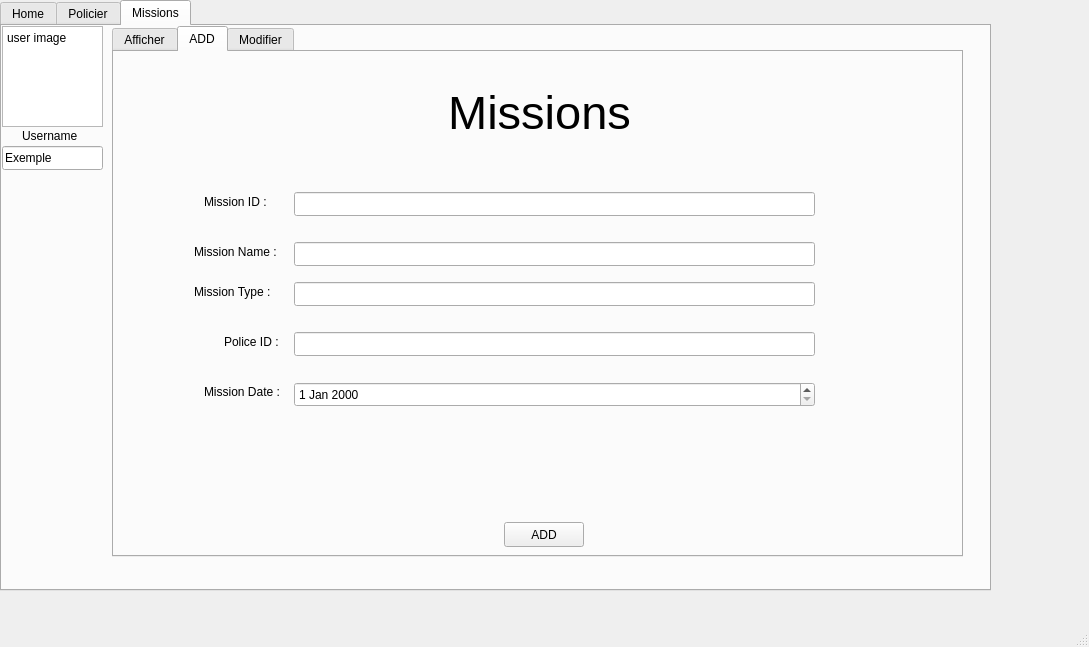
<?xml version="1.0" encoding="UTF-8"?>
<ui version="4.0">
 <class>MainWindow</class>
 <widget class="QMainWindow" name="MainWindow">
  <property name="geometry">
   <rect>
    <x>0</x>
    <y>0</y>
    <width>1089</width>
    <height>647</height>
   </rect>
  </property>
  <property name="windowTitle">
   <string>MainWindow</string>
  </property>
  <widget class="QWidget" name="centralwidget">
   <widget class="QTabWidget" name="tabWidget">
    <property name="geometry">
     <rect>
      <x>0</x>
      <y>0</y>
      <width>991</width>
      <height>591</height>
     </rect>
    </property>
    <property name="currentIndex">
     <number>2</number>
    </property>
    <widget class="QWidget" name="tab">
     <attribute name="title">
      <string>Home</string>
     </attribute>
     <widget class="QPushButton" name="pushButton_5">
      <property name="geometry">
       <rect>
        <x>370</x>
        <y>180</y>
        <width>191</width>
        <height>51</height>
       </rect>
      </property>
      <property name="styleSheet">
       <string notr="true">font: 20pt &quot;MS Shell Dlg 2&quot;;</string>
      </property>
      <property name="text">
       <string>Data Base</string>
      </property>
     </widget>
     <widget class="QPushButton" name="pushButton_6">
      <property name="geometry">
       <rect>
        <x>370</x>
        <y>120</y>
        <width>191</width>
        <height>51</height>
       </rect>
      </property>
      <property name="styleSheet">
       <string notr="true">font: 20pt &quot;MS Shell Dlg 2&quot;;</string>
      </property>
      <property name="text">
       <string>Options</string>
      </property>
     </widget>
     <widget class="QPushButton" name="pushButton_7">
      <property name="geometry">
       <rect>
        <x>370</x>
        <y>240</y>
        <width>191</width>
        <height>51</height>
       </rect>
      </property>
      <property name="styleSheet">
       <string notr="true">font: 20pt &quot;MS Shell Dlg 2&quot;;
background-color: rgb(255, 0, 0);</string>
      </property>
      <property name="text">
       <string>Quit</string>
      </property>
     </widget>
    </widget>
    <widget class="QWidget" name="tab_2">
     <attribute name="title">
      <string>Policier</string>
     </attribute>
     <widget class="QPlainTextEdit" name="plainTextEdit">
      <property name="geometry">
       <rect>
        <x>0</x>
        <y>0</y>
        <width>101</width>
        <height>101</height>
       </rect>
      </property>
      <property name="plainText">
       <string>user image</string>
      </property>
     </widget>
     <widget class="QLineEdit" name="lineEdit">
      <property name="geometry">
       <rect>
        <x>0</x>
        <y>120</y>
        <width>101</width>
        <height>24</height>
       </rect>
      </property>
      <property name="text">
       <string>Exemple</string>
      </property>
     </widget>
     <widget class="QLabel" name="label">
      <property name="geometry">
       <rect>
        <x>20</x>
        <y>100</y>
        <width>61</width>
        <height>20</height>
       </rect>
      </property>
      <property name="text">
       <string>Username</string>
      </property>
     </widget>
     <widget class="QTabWidget" name="tabWidget_2">
      <property name="geometry">
       <rect>
        <x>110</x>
        <y>0</y>
        <width>851</width>
        <height>531</height>
       </rect>
      </property>
      <property name="whatsThis">
       <string>&lt;html&gt;&lt;head/&gt;&lt;body&gt;&lt;p&gt;ADD&lt;/p&gt;&lt;/body&gt;&lt;/html&gt;</string>
      </property>
      <property name="currentIndex">
       <number>0</number>
      </property>
      <widget class="QWidget" name="tab_14">
       <attribute name="title">
        <string>Afficher</string>
       </attribute>
       <widget class="QLabel" name="label_3">
        <property name="geometry">
         <rect>
          <x>350</x>
          <y>-20</y>
          <width>211</width>
          <height>101</height>
         </rect>
        </property>
        <property name="font">
         <font>
          <pointsize>35</pointsize>
         </font>
        </property>
        <property name="lineWidth">
         <number>5</number>
        </property>
        <property name="text">
         <string>Police</string>
        </property>
        <property name="textFormat">
         <enum>Qt::PlainText</enum>
        </property>
        <property name="alignment">
         <set>Qt::AlignCenter</set>
        </property>
       </widget>
       <widget class="QPushButton" name="pb_policetaketoadd">
        <property name="geometry">
         <rect>
          <x>620</x>
          <y>10</y>
          <width>80</width>
          <height>25</height>
         </rect>
        </property>
        <property name="text">
         <string>ADD</string>
        </property>
       </widget>
       <widget class="QTableView" name="tableViewpolice">
        <property name="geometry">
         <rect>
          <x>10</x>
          <y>150</y>
          <width>461</width>
          <height>331</height>
         </rect>
        </property>
       </widget>
       <widget class="QPushButton" name="pb_policesupprimer">
        <property name="geometry">
         <rect>
          <x>760</x>
          <y>240</y>
          <width>80</width>
          <height>25</height>
         </rect>
        </property>
        <property name="text">
         <string>Supprimer</string>
        </property>
       </widget>
       <widget class="QPushButton" name="pb_policetaketomodifier">
        <property name="geometry">
         <rect>
          <x>760</x>
          <y>380</y>
          <width>80</width>
          <height>25</height>
         </rect>
        </property>
        <property name="text">
         <string>Modifier</string>
        </property>
       </widget>
       <widget class="QWidget" name="layoutWidget">
        <property name="geometry">
         <rect>
          <x>480</x>
          <y>150</y>
          <width>61</width>
          <height>331</height>
         </rect>
        </property>
        <layout class="QVBoxLayout" name="verticalLayout_5">
         <item>
          <widget class="QLabel" name="label_18">
           <property name="text">
            <string>Nom :</string>
           </property>
          </widget>
         </item>
         <item>
          <widget class="QLabel" name="label_14">
           <property name="text">
            <string>Prenom :</string>
           </property>
          </widget>
         </item>
         <item>
          <widget class="QLabel" name="label_15">
           <property name="text">
            <string>Rank :</string>
           </property>
          </widget>
         </item>
         <item>
          <widget class="QLabel" name="label_16">
           <property name="text">
            <string>Police ID :</string>
           </property>
          </widget>
         </item>
         <item>
          <widget class="QLabel" name="label_17">
           <property name="text">
            <string>Chef ID :</string>
           </property>
          </widget>
         </item>
        </layout>
       </widget>
       <widget class="QWidget" name="layoutWidget">
        <property name="geometry">
         <rect>
          <x>480</x>
          <y>160</y>
          <width>271</width>
          <height>361</height>
         </rect>
        </property>
        <layout class="QVBoxLayout" name="verticalLayout_4">
         <item>
          <widget class="QLineEdit" name="le_nompoliceafficher">
           <property name="text">
            <string/>
           </property>
          </widget>
         </item>
         <item>
          <widget class="QLineEdit" name="le_prenompoliceafficher">
           <property name="text">
            <string/>
           </property>
          </widget>
         </item>
         <item>
          <widget class="QLineEdit" name="le_gradeafficher">
           <property name="text">
            <string/>
           </property>
          </widget>
         </item>
         <item>
          <widget class="QLineEdit" name="le_policeidafficher">
           <property name="text">
            <string/>
           </property>
          </widget>
         </item>
         <item>
          <widget class="QLineEdit" name="le_chefidafficher">
           <property name="text">
            <string/>
           </property>
          </widget>
         </item>
        </layout>
       </widget>
       <widget class="QLineEdit" name="le_searchplice">
        <property name="geometry">
         <rect>
          <x>10</x>
          <y>100</y>
          <width>461</width>
          <height>24</height>
         </rect>
        </property>
       </widget>
       <widget class="QWidget" name="layoutWidget">
        <property name="geometry">
         <rect>
          <x>480</x>
          <y>100</y>
          <width>351</width>
          <height>24</height>
         </rect>
        </property>
        <layout class="QHBoxLayout" name="horizontalLayout">
         <item>
          <widget class="QRadioButton" name="rb_searchpoliceparid">
           <property name="text">
            <string>PAR ID</string>
           </property>
          </widget>
         </item>
         <item>
          <widget class="QRadioButton" name="rb_searchpoliceparnom">
           <property name="text">
            <string>PAR NOM</string>
           </property>
          </widget>
         </item>
         <item>
          <widget class="QRadioButton" name="rb_searchpoliceparprenom">
           <property name="text">
            <string>PAR PRENOM</string>
           </property>
          </widget>
         </item>
        </layout>
       </widget>
      </widget>
      <widget class="QWidget" name="tab_12">
       <attribute name="title">
        <string>ADD</string>
       </attribute>
       <widget class="QLineEdit" name="le_grade">
        <property name="geometry">
         <rect>
          <x>170</x>
          <y>160</y>
          <width>551</width>
          <height>24</height>
         </rect>
        </property>
        <property name="text">
         <string/>
        </property>
       </widget>
       <widget class="QLineEdit" name="le_policeid">
        <property name="geometry">
         <rect>
          <x>170</x>
          <y>200</y>
          <width>551</width>
          <height>24</height>
         </rect>
        </property>
        <property name="text">
         <string/>
        </property>
       </widget>
       <widget class="QLineEdit" name="le_prenompolice">
        <property name="geometry">
         <rect>
          <x>170</x>
          <y>240</y>
          <width>551</width>
          <height>24</height>
         </rect>
        </property>
        <property name="text">
         <string/>
        </property>
       </widget>
       <widget class="QLineEdit" name="le_nompolice">
        <property name="geometry">
         <rect>
          <x>170</x>
          <y>280</y>
          <width>551</width>
          <height>24</height>
         </rect>
        </property>
        <property name="text">
         <string/>
        </property>
       </widget>
       <widget class="QLineEdit" name="le_chefid">
        <property name="geometry">
         <rect>
          <x>170</x>
          <y>320</y>
          <width>551</width>
          <height>24</height>
         </rect>
        </property>
        <property name="text">
         <string/>
        </property>
       </widget>
       <widget class="QLabel" name="label_5">
        <property name="geometry">
         <rect>
          <x>320</x>
          <y>10</y>
          <width>211</width>
          <height>101</height>
         </rect>
        </property>
        <property name="font">
         <font>
          <pointsize>35</pointsize>
         </font>
        </property>
        <property name="lineWidth">
         <number>5</number>
        </property>
        <property name="text">
         <string>Police</string>
        </property>
        <property name="textFormat">
         <enum>Qt::PlainText</enum>
        </property>
        <property name="alignment">
         <set>Qt::AlignCenter</set>
        </property>
       </widget>
       <widget class="QPushButton" name="pb_addpolice">
        <property name="geometry">
         <rect>
          <x>390</x>
          <y>460</y>
          <width>80</width>
          <height>25</height>
         </rect>
        </property>
        <property name="text">
         <string>ADD</string>
        </property>
       </widget>
       <widget class="QLabel" name="label_6">
        <property name="geometry">
         <rect>
          <x>110</x>
          <y>160</y>
          <width>41</width>
          <height>16</height>
         </rect>
        </property>
        <property name="text">
         <string>Rank :</string>
        </property>
       </widget>
       <widget class="QLabel" name="label_7">
        <property name="geometry">
         <rect>
          <x>110</x>
          <y>200</y>
          <width>61</width>
          <height>16</height>
         </rect>
        </property>
        <property name="text">
         <string>Police ID :</string>
        </property>
       </widget>
       <widget class="QLabel" name="label_11">
        <property name="geometry">
         <rect>
          <x>110</x>
          <y>320</y>
          <width>61</width>
          <height>16</height>
         </rect>
        </property>
        <property name="text">
         <string>Chef ID :</string>
        </property>
       </widget>
       <widget class="QLabel" name="label_12">
        <property name="geometry">
         <rect>
          <x>110</x>
          <y>280</y>
          <width>41</width>
          <height>16</height>
         </rect>
        </property>
        <property name="text">
         <string>Nom :</string>
        </property>
       </widget>
       <widget class="QLabel" name="label_13">
        <property name="geometry">
         <rect>
          <x>110</x>
          <y>240</y>
          <width>61</width>
          <height>16</height>
         </rect>
        </property>
        <property name="text">
         <string>Prenom :</string>
        </property>
       </widget>
      </widget>
      <widget class="QWidget" name="tab_13">
       <attribute name="title">
        <string>Modifier</string>
       </attribute>
       <widget class="QPushButton" name="pb_modifiepolice">
        <property name="geometry">
         <rect>
          <x>390</x>
          <y>470</y>
          <width>80</width>
          <height>25</height>
         </rect>
        </property>
        <property name="text">
         <string>Modify</string>
        </property>
       </widget>
       <widget class="QLabel" name="label_8">
        <property name="geometry">
         <rect>
          <x>320</x>
          <y>10</y>
          <width>211</width>
          <height>101</height>
         </rect>
        </property>
        <property name="font">
         <font>
          <pointsize>35</pointsize>
         </font>
        </property>
        <property name="lineWidth">
         <number>5</number>
        </property>
        <property name="text">
         <string>Police</string>
        </property>
        <property name="textFormat">
         <enum>Qt::PlainText</enum>
        </property>
        <property name="alignment">
         <set>Qt::AlignCenter</set>
        </property>
       </widget>
       <widget class="QLabel" name="label_19">
        <property name="geometry">
         <rect>
          <x>100</x>
          <y>150</y>
          <width>61</width>
          <height>16</height>
         </rect>
        </property>
        <property name="text">
         <string>Police ID :</string>
        </property>
       </widget>
       <widget class="QLabel" name="label_20">
        <property name="geometry">
         <rect>
          <x>100</x>
          <y>320</y>
          <width>61</width>
          <height>16</height>
         </rect>
        </property>
        <property name="text">
         <string>Chef ID :</string>
        </property>
       </widget>
       <widget class="QLabel" name="label_21">
        <property name="geometry">
         <rect>
          <x>100</x>
          <y>230</y>
          <width>61</width>
          <height>16</height>
         </rect>
        </property>
        <property name="text">
         <string>Prenom :</string>
        </property>
       </widget>
       <widget class="QLabel" name="label_22">
        <property name="geometry">
         <rect>
          <x>110</x>
          <y>280</y>
          <width>41</width>
          <height>16</height>
         </rect>
        </property>
        <property name="text">
         <string>Nom :</string>
        </property>
       </widget>
       <widget class="QLabel" name="label_23">
        <property name="geometry">
         <rect>
          <x>110</x>
          <y>190</y>
          <width>41</width>
          <height>16</height>
         </rect>
        </property>
        <property name="text">
         <string>Rank :</string>
        </property>
       </widget>
       <widget class="QLineEdit" name="le_grademodifier">
        <property name="geometry">
         <rect>
          <x>170</x>
          <y>190</y>
          <width>531</width>
          <height>24</height>
         </rect>
        </property>
       </widget>
       <widget class="QLineEdit" name="le_policeidmodifier">
        <property name="geometry">
         <rect>
          <x>170</x>
          <y>150</y>
          <width>531</width>
          <height>24</height>
         </rect>
        </property>
       </widget>
       <widget class="QLineEdit" name="le_prenommodifier">
        <property name="geometry">
         <rect>
          <x>170</x>
          <y>230</y>
          <width>531</width>
          <height>24</height>
         </rect>
        </property>
       </widget>
       <widget class="QLineEdit" name="le_nompolicemodifier">
        <property name="geometry">
         <rect>
          <x>170</x>
          <y>270</y>
          <width>531</width>
          <height>24</height>
         </rect>
        </property>
       </widget>
       <widget class="QLineEdit" name="le_chefidmodifier">
        <property name="geometry">
         <rect>
          <x>170</x>
          <y>320</y>
          <width>531</width>
          <height>24</height>
         </rect>
        </property>
       </widget>
      </widget>
     </widget>
    </widget>
    <widget class="QWidget" name="tab_11">
     <attribute name="title">
      <string>Missions</string>
     </attribute>
     <widget class="QLabel" name="label_2">
      <property name="geometry">
       <rect>
        <x>20</x>
        <y>100</y>
        <width>61</width>
        <height>20</height>
       </rect>
      </property>
      <property name="text">
       <string>Username</string>
      </property>
     </widget>
     <widget class="QPlainTextEdit" name="plainTextEdit_2">
      <property name="geometry">
       <rect>
        <x>0</x>
        <y>0</y>
        <width>101</width>
        <height>101</height>
       </rect>
      </property>
      <property name="plainText">
       <string>user image</string>
      </property>
     </widget>
     <widget class="QLineEdit" name="lineEdit_2">
      <property name="geometry">
       <rect>
        <x>0</x>
        <y>120</y>
        <width>101</width>
        <height>24</height>
       </rect>
      </property>
      <property name="text">
       <string>Exemple</string>
      </property>
     </widget>
     <widget class="QTabWidget" name="tabWidget_3">
      <property name="geometry">
       <rect>
        <x>110</x>
        <y>0</y>
        <width>851</width>
        <height>531</height>
       </rect>
      </property>
      <property name="whatsThis">
       <string>&lt;html&gt;&lt;head/&gt;&lt;body&gt;&lt;p&gt;ADD&lt;/p&gt;&lt;/body&gt;&lt;/html&gt;</string>
      </property>
      <property name="currentIndex">
       <number>1</number>
      </property>
      <widget class="QWidget" name="tab_15">
       <attribute name="title">
        <string>Afficher</string>
       </attribute>
       <widget class="QLabel" name="label_4">
        <property name="geometry">
         <rect>
          <x>350</x>
          <y>0</y>
          <width>211</width>
          <height>101</height>
         </rect>
        </property>
        <property name="font">
         <font>
          <pointsize>35</pointsize>
         </font>
        </property>
        <property name="lineWidth">
         <number>5</number>
        </property>
        <property name="text">
         <string>Missions</string>
        </property>
        <property name="textFormat">
         <enum>Qt::PlainText</enum>
        </property>
        <property name="alignment">
         <set>Qt::AlignCenter</set>
        </property>
       </widget>
       <widget class="QPushButton" name="pb_missionstaketoadd">
        <property name="geometry">
         <rect>
          <x>410</x>
          <y>100</y>
          <width>80</width>
          <height>25</height>
         </rect>
        </property>
        <property name="text">
         <string>ADD</string>
        </property>
       </widget>
       <widget class="QTableView" name="tableViewmissions">
        <property name="geometry">
         <rect>
          <x>10</x>
          <y>160</y>
          <width>471</width>
          <height>321</height>
         </rect>
        </property>
       </widget>
       <widget class="QWidget" name="layoutWidget">
        <property name="geometry">
         <rect>
          <x>490</x>
          <y>160</y>
          <width>100</width>
          <height>311</height>
         </rect>
        </property>
        <layout class="QVBoxLayout" name="verticalLayout">
         <item>
          <widget class="QLabel" name="label_32">
           <property name="text">
            <string>Mission ID :</string>
           </property>
          </widget>
         </item>
         <item>
          <widget class="QLabel" name="label_33">
           <property name="text">
            <string>Mission Name :</string>
           </property>
          </widget>
         </item>
         <item>
          <widget class="QLabel" name="label_34">
           <property name="text">
            <string>Mission Type :</string>
           </property>
          </widget>
         </item>
         <item>
          <widget class="QLabel" name="label_38">
           <property name="text">
            <string>Mission date :</string>
           </property>
          </widget>
         </item>
         <item>
          <widget class="QLabel" name="label_35">
           <property name="text">
            <string>Police ID :</string>
           </property>
          </widget>
         </item>
         <item>
          <widget class="QLabel" name="label_36">
           <property name="text">
            <string>Police Name :</string>
           </property>
          </widget>
         </item>
         <item>
          <widget class="QLabel" name="label_37">
           <property name="text">
            <string>Policier Prenom :</string>
           </property>
          </widget>
         </item>
        </layout>
       </widget>
       <widget class="QWidget" name="layoutWidget">
        <property name="geometry">
         <rect>
          <x>590</x>
          <y>160</y>
          <width>141</width>
          <height>321</height>
         </rect>
        </property>
        <layout class="QVBoxLayout" name="verticalLayout_2">
         <item>
          <widget class="QLineEdit" name="le_missionid">
           <property name="text">
            <string/>
           </property>
          </widget>
         </item>
         <item>
          <widget class="QLineEdit" name="le_missionname">
           <property name="text">
            <string/>
           </property>
          </widget>
         </item>
         <item>
          <widget class="QLineEdit" name="le_missiontype">
           <property name="text">
            <string/>
           </property>
          </widget>
         </item>
         <item>
          <widget class="QDateEdit" name="de_missiondate"/>
         </item>
         <item>
          <widget class="QLineEdit" name="le_missionpoliceid">
           <property name="text">
            <string/>
           </property>
          </widget>
         </item>
         <item>
          <widget class="QLineEdit" name="le_missionspolicename">
           <property name="text">
            <string/>
           </property>
          </widget>
         </item>
         <item>
          <widget class="QLineEdit" name="le_missionspoliceprenom">
           <property name="text">
            <string/>
           </property>
          </widget>
         </item>
        </layout>
       </widget>
       <widget class="QWidget" name="layoutWidget">
        <property name="geometry">
         <rect>
          <x>740</x>
          <y>160</y>
          <width>101</width>
          <height>321</height>
         </rect>
        </property>
        <layout class="QVBoxLayout" name="verticalLayout_3">
         <item>
          <widget class="QPushButton" name="pb_missionsmodifier">
           <property name="text">
            <string>Modifer</string>
           </property>
          </widget>
         </item>
         <item>
          <widget class="QPushButton" name="pb_missionsdelete">
           <property name="text">
            <string>Delete</string>
           </property>
          </widget>
         </item>
         <item>
          <widget class="QPushButton" name="pb_missioninfoprint">
           <property name="text">
            <string>Print info</string>
           </property>
          </widget>
         </item>
        </layout>
       </widget>
      </widget>
      <widget class="QWidget" name="tab_16">
       <attribute name="title">
        <string>ADD</string>
       </attribute>
       <widget class="QLabel" name="label_9">
        <property name="geometry">
         <rect>
          <x>320</x>
          <y>10</y>
          <width>211</width>
          <height>101</height>
         </rect>
        </property>
        <property name="font">
         <font>
          <pointsize>35</pointsize>
         </font>
        </property>
        <property name="lineWidth">
         <number>5</number>
        </property>
        <property name="text">
         <string>Missions</string>
        </property>
        <property name="textFormat">
         <enum>Qt::PlainText</enum>
        </property>
        <property name="alignment">
         <set>Qt::AlignCenter</set>
        </property>
       </widget>
       <widget class="QPushButton" name="pb_missionadd">
        <property name="geometry">
         <rect>
          <x>390</x>
          <y>470</y>
          <width>80</width>
          <height>25</height>
         </rect>
        </property>
        <property name="text">
         <string>ADD</string>
        </property>
       </widget>
       <widget class="QLineEdit" name="le_missionidadd">
        <property name="geometry">
         <rect>
          <x>180</x>
          <y>140</y>
          <width>521</width>
          <height>24</height>
         </rect>
        </property>
        <property name="text">
         <string/>
        </property>
       </widget>
       <widget class="QLineEdit" name="le_missionnameadd">
        <property name="geometry">
         <rect>
          <x>180</x>
          <y>190</y>
          <width>521</width>
          <height>24</height>
         </rect>
        </property>
        <property name="text">
         <string/>
        </property>
       </widget>
       <widget class="QLineEdit" name="le_missiontypeadd">
        <property name="geometry">
         <rect>
          <x>180</x>
          <y>230</y>
          <width>521</width>
          <height>24</height>
         </rect>
        </property>
        <property name="text">
         <string/>
        </property>
       </widget>
       <widget class="QLabel" name="label_24">
        <property name="geometry">
         <rect>
          <x>90</x>
          <y>140</y>
          <width>91</width>
          <height>20</height>
         </rect>
        </property>
        <property name="text">
         <string>Mission ID :</string>
        </property>
       </widget>
       <widget class="QLabel" name="label_25">
        <property name="geometry">
         <rect>
          <x>80</x>
          <y>190</y>
          <width>91</width>
          <height>20</height>
         </rect>
        </property>
        <property name="text">
         <string>Mission Name :</string>
        </property>
       </widget>
       <widget class="QLabel" name="label_26">
        <property name="geometry">
         <rect>
          <x>80</x>
          <y>230</y>
          <width>91</width>
          <height>20</height>
         </rect>
        </property>
        <property name="text">
         <string>Mission Type :</string>
        </property>
       </widget>
       <widget class="QLabel" name="label_27">
        <property name="geometry">
         <rect>
          <x>110</x>
          <y>280</y>
          <width>71</width>
          <height>20</height>
         </rect>
        </property>
        <property name="text">
         <string>Police ID :</string>
        </property>
       </widget>
       <widget class="QLineEdit" name="le_missionpoliceidadd">
        <property name="geometry">
         <rect>
          <x>180</x>
          <y>280</y>
          <width>521</width>
          <height>24</height>
         </rect>
        </property>
       </widget>
       <widget class="QDateEdit" name="de_missiondateadd">
        <property name="geometry">
         <rect>
          <x>180</x>
          <y>330</y>
          <width>521</width>
          <height>25</height>
         </rect>
        </property>
       </widget>
       <widget class="QLabel" name="label_39">
        <property name="geometry">
         <rect>
          <x>90</x>
          <y>330</y>
          <width>91</width>
          <height>20</height>
         </rect>
        </property>
        <property name="text">
         <string>Mission Date :</string>
        </property>
       </widget>
      </widget>
      <widget class="QWidget" name="tab_17">
       <attribute name="title">
        <string>Modifier</string>
       </attribute>
       <widget class="QPushButton" name="pb_mission">
        <property name="geometry">
         <rect>
          <x>390</x>
          <y>470</y>
          <width>80</width>
          <height>25</height>
         </rect>
        </property>
        <property name="text">
         <string>Modify</string>
        </property>
       </widget>
       <widget class="QLabel" name="label_10">
        <property name="geometry">
         <rect>
          <x>320</x>
          <y>10</y>
          <width>211</width>
          <height>101</height>
         </rect>
        </property>
        <property name="font">
         <font>
          <pointsize>35</pointsize>
         </font>
        </property>
        <property name="lineWidth">
         <number>5</number>
        </property>
        <property name="text">
         <string>Missions</string>
        </property>
        <property name="textFormat">
         <enum>Qt::PlainText</enum>
        </property>
        <property name="alignment">
         <set>Qt::AlignCenter</set>
        </property>
       </widget>
       <widget class="QLineEdit" name="le_missionidmodifier">
        <property name="geometry">
         <rect>
          <x>160</x>
          <y>160</y>
          <width>521</width>
          <height>24</height>
         </rect>
        </property>
        <property name="text">
         <string/>
        </property>
       </widget>
       <widget class="QLineEdit" name="le_missionpoliceidmodifier">
        <property name="geometry">
         <rect>
          <x>160</x>
          <y>360</y>
          <width>521</width>
          <height>24</height>
         </rect>
        </property>
        <property name="text">
         <string/>
        </property>
       </widget>
       <widget class="QLineEdit" name="le_missiontypemodifier">
        <property name="geometry">
         <rect>
          <x>160</x>
          <y>290</y>
          <width>521</width>
          <height>24</height>
         </rect>
        </property>
        <property name="text">
         <string/>
        </property>
       </widget>
       <widget class="QLineEdit" name="le_missionnamemodifier">
        <property name="geometry">
         <rect>
          <x>160</x>
          <y>230</y>
          <width>521</width>
          <height>24</height>
         </rect>
        </property>
        <property name="text">
         <string/>
        </property>
       </widget>
       <widget class="QLabel" name="label_28">
        <property name="geometry">
         <rect>
          <x>90</x>
          <y>360</y>
          <width>71</width>
          <height>20</height>
         </rect>
        </property>
        <property name="text">
         <string>Police ID :</string>
        </property>
       </widget>
       <widget class="QLabel" name="label_29">
        <property name="geometry">
         <rect>
          <x>70</x>
          <y>290</y>
          <width>91</width>
          <height>20</height>
         </rect>
        </property>
        <property name="text">
         <string>Mission Type :</string>
        </property>
       </widget>
       <widget class="QLabel" name="label_30">
        <property name="geometry">
         <rect>
          <x>80</x>
          <y>160</y>
          <width>91</width>
          <height>20</height>
         </rect>
        </property>
        <property name="text">
         <string>Mission ID :</string>
        </property>
       </widget>
       <widget class="QLabel" name="label_31">
        <property name="geometry">
         <rect>
          <x>60</x>
          <y>230</y>
          <width>91</width>
          <height>20</height>
         </rect>
        </property>
        <property name="text">
         <string>Mission Name :</string>
        </property>
       </widget>
       <widget class="QDateEdit" name="de_missiondatemodifier">
        <property name="geometry">
         <rect>
          <x>160</x>
          <y>410</y>
          <width>521</width>
          <height>25</height>
         </rect>
        </property>
       </widget>
       <widget class="QLabel" name="label_40">
        <property name="geometry">
         <rect>
          <x>80</x>
          <y>410</y>
          <width>81</width>
          <height>20</height>
         </rect>
        </property>
        <property name="text">
         <string>Mission Date:</string>
        </property>
       </widget>
      </widget>
     </widget>
    </widget>
   </widget>
  </widget>
  <widget class="QMenuBar" name="menubar">
   <property name="geometry">
    <rect>
     <x>0</x>
     <y>0</y>
     <width>1089</width>
     <height>25</height>
    </rect>
   </property>
  </widget>
  <widget class="QStatusBar" name="statusbar"/>
 </widget>
 <resources/>
 <connections>
  <connection>
   <sender>pushButton_7</sender>
   <signal>clicked()</signal>
   <receiver>MainWindow</receiver>
   <slot>close()</slot>
   <hints>
    <hint type="sourcelabel">
     <x>479</x>
     <y>324</y>
    </hint>
    <hint type="destinationlabel">
     <x>994</x>
     <y>293</y>
    </hint>
   </hints>
  </connection>
 </connections>
</ui>
